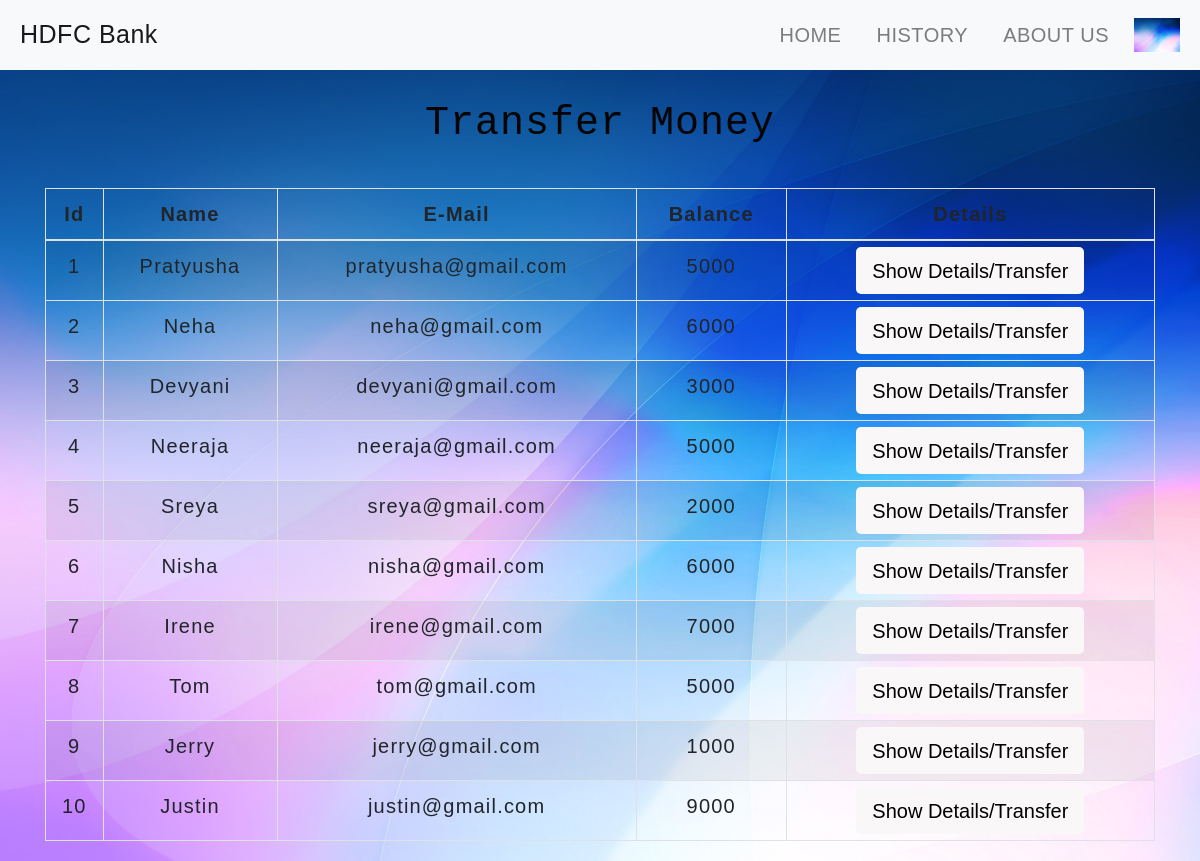
The app's page /transfermoney.php with its own data.
### tables this page shows
CREATE TABLE `users` (
  `id` int(5) NOT NULL,
  `name` text NOT NULL,
  `email` varchar(30) NOT NULL,
  `balance` int(8) NOT NULL
);

### transfermoney.php (the view, shortened to what this page needs)
<!DOCTYPE html>
<html lang="en">
<head>
    <link rel="stylesheet" href="https://maxcdn.bootstrapcdn.com/bootstrap/4.0.0/css/bootstrap.min.css">
    <link rel="stylesheet" type="text/css" href="css/table.css">
    <link rel="stylesheet" type="text/css" href="css/navbar.css">
</head>
<body>
<?php
    include 'config.php';
    $sql = "SELECT * FROM users";
    $result = mysqli_query($conn,$sql);
?>
<?php
  include 'navbar.php';
?>
<div class="container">
        <h2 class="text-center pt-4">Transfer Money</h2>
        <br>
            <div class="row">
                <div class="col">
                    <div class="table-responsive-sm">
                    <table class="table table-hover table-sm table-striped table-condensed table-bordered">
                        <thead>
                            <tr>
                            <th scope="col" class="text-center py-2">Id</th>
                            <th scope="col" class="text-center py-2">Name</th>
                            <th scope="col" class="text-center py-2">E-Mail</th>
                            <th scope="col" class="text-center py-2">Balance</th>
                            <th scope="col" class="text-center py-2">Details</th>
                            </tr>
                        </thead>
                        <tbody>
                <?php
                    while($rows=mysqli_fetch_assoc($result)){
                ?>
                    <tr>
                        <td class="py-2"><?php echo $rows['id'] ?></td>
                        <td class="py-2"><?php echo $rows['name']?></td>
                        <td class="py-2"><?php echo $rows['email']?></td>
                        <td class="py-2"><?php echo $rows['balance']?></td>
                        <td><a href="selecteduserdetail.php?id= <?php echo $rows['id'] ;?>"> <button type="button" class="btn">Show Details/Transfer</button></a></td>
                    </tr>
                <?php
                    }
                ?>
                        </tbody>
                    </table>
                    </div>
                </div>
            </div>
         </div>
</body>
</html>

### navbar.php (shortened to what this page needs)
<nav class="navbar navbar-expand-md navbar-light bg-light">
<a class="navbar-brand" href="index.php">HDFC Bank
</a>
<div class="collapse navbar-collapse" id="collapsibleNavbar">
      <ul class="navbar-nav ml-auto">
        <li class="nav-item">
          <a class="nav-link" href="index.php">HOME</a>
        </li>
        <li class="nav-item">
          <a class="nav-link" href="transactionhistory.php">HISTORY</a>
        </li>
        <li class="nav-item">
          <a class="nav-link" href="aboutus.php">ABOUT US</a>
        </li>
    </div>
    <img src="img/b1.jpg" width="46" height="34">
 </nav>

### css/table.css (style rules this page uses)
* { padding: 0; margin: 0; box-sizing: border-box; font-family: sans-serif; font-size: 20px; }
h2 { font-size: 40px; }
table { border-color: #f2f0f0; letter-spacing: 1.2px; }
td { border-color: #100d0d; text-align: center; }
button { border:none; background: #f9f7f7; transition: 1.5s; }

### css/navbar.css (style rules this page uses)
.nav-link { margin-right: 15px; letter-spacing: 0.5px; transition: 0.5s; }
.navbar-brand { color: #c37777; letter-spacing: 0.5px; }
h2 { font-size: 40px; color: #050404; letter-spacing: 1px; font-family:'Courier New', Courier, monospace; }

### transfermoney.php (style rules this page uses)
button { transition: 1.5s; }
body { background-image: url('img/b1.jpg'); background-repeat: no-repeat; background-attachment: fixed; background-size: cover; }

### records on screen
users: id "1", name "Pratyusha", email "pratyusha@gmail.com", balance "5000"
users: id "2", name "Neha", email "neha@gmail.com", balance "6000"
users: id "3", name "Devyani", email "devyani@gmail.com", balance "3000"
users: id "4", name "Neeraja", email "neeraja@gmail.com", balance "5000"
users: id "5", name "Sreya", email "sreya@gmail.com", balance "2000"
users: id "6", name "Nisha", email "nisha@gmail.com", balance "6000"
users: id "7", name "Irene", email "irene@gmail.com", balance "7000"
users: id "8", name "Tom", email "tom@gmail.com", balance "5000"
users: id "9", name "Jerry", email "jerry@gmail.com", balance "1000"
users: id "10", name "Justin", email "justin@gmail.com", balance "9000"
